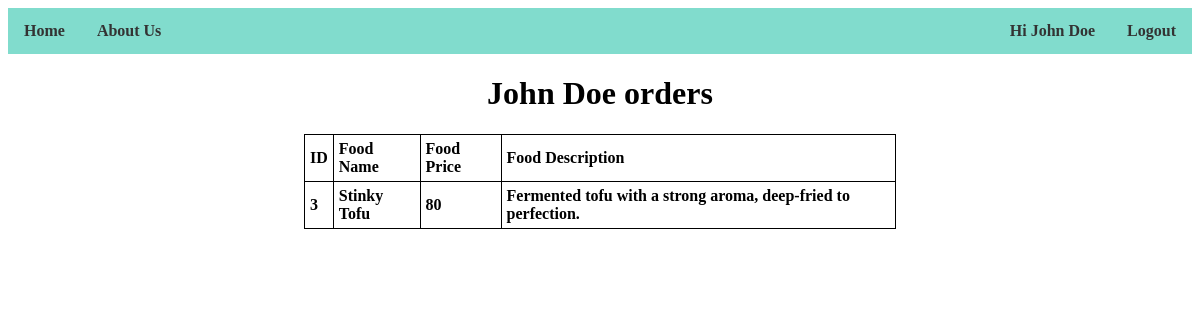
The page /adminOrderItems.php?order_id=2 (signed in) on the database as committed earlier.
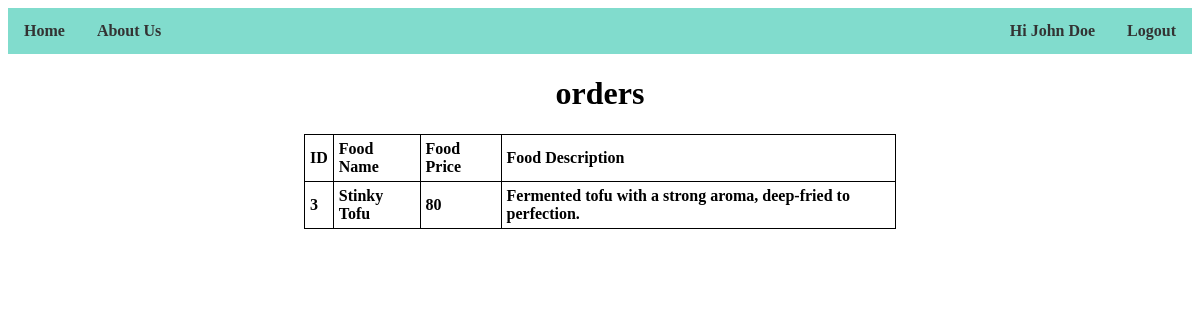
The same page on the database as committed later.
### tables this page shows
CREATE TABLE IF NOT EXISTS `customer` (
    `cust_id` INT NOT NULL AUTO_INCREMENT PRIMARY KEY,
    `cust_name` VARCHAR(50) NOT NULL,
    `cust_telp_num` VARCHAR(10)
);

### adminOrderItems.php (the view, shortened to what this page needs)
<?php
    include("config.php");
    $order_id = $_GET['order_id'];
?>
<?php include('adminNavbar.php'); ?>
<html>
<head>
</head>
<body>
<h1 align="center"><?php $sql = "SELECT cust_name FROM customer NATURAL JOIN cust_order WHERE order_id = '$order_id'";
                    $result = $conn->query($sql);
                    if ($result->num_rows > 0) {
                        $row = mysqli_fetch_array($result, MYSQLI_ASSOC);
                        $user_name = $row["cust_name"];
                        echo $user_name;
                    }?> orders</h1>
<table style="width:50%" align="center">
    <tr>
        <th>ID</th>
        <th>Food Name</th>
        <th>Food Price</th>
        <th>Food Description</th>
    </tr>
    <?php
        $sql = "SELECT oi.menu_id, m.food_name, m.food_price, m.food_description
                FROM order_items oi
                INNER JOIN menu m ON oi.menu_id = m.menu_id
                WHERE oi.order_id = '$order_id'";
        $result = $conn->query($sql);
        if ($result->num_rows > 0) {
            while ($row = mysqli_fetch_array($result, MYSQLI_ASSOC)) {
                echo "<tr>";
                echo "<td>".$row["menu_id"]."</td>";
                echo "<td>".$row["food_name"]."</td>";
                echo "<td>".$row["food_price"]."</td>";
                echo "<td>".$row["food_description"]."</td>";
                echo "</tr>";
            }
        } else {
            echo "<tr><td colspan='4'>0 results</td></tr>";
        }
    ?>
</table>
</body>
</html>

Rows that differ between the two databases and show on the page:
removed customer: cust_name "John Doe"
